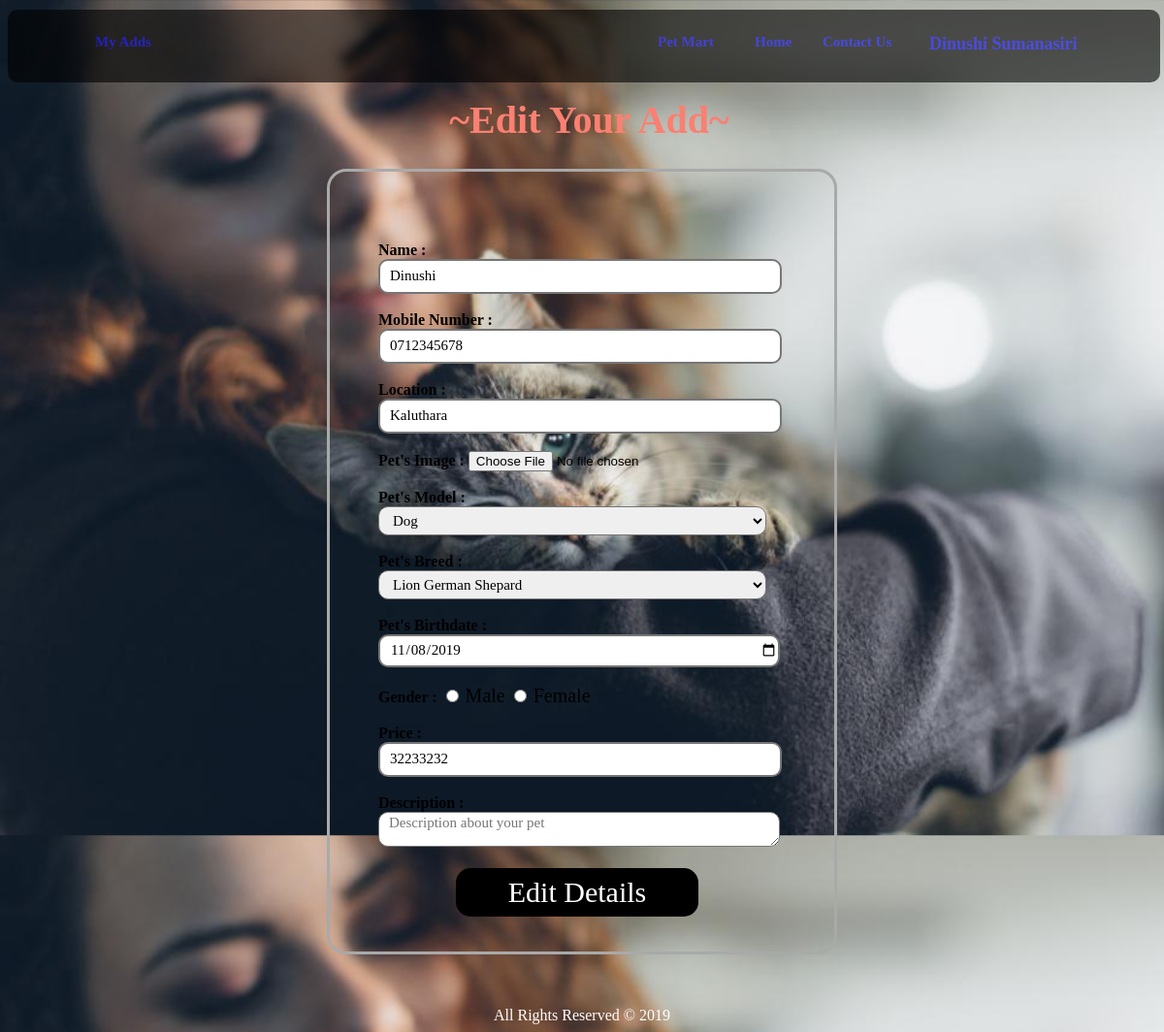
/addupdate.php?asdfg=16 (signed in), run on the app's committed database.
### tables this page shows
CREATE TABLE `user_details` (
  `id` int(11) NOT NULL AUTO_INCREMENT,
  `pro_pic` varchar(50) NOT NULL,
  `first_name` varchar(15) NOT NULL,
  `last_name` varchar(15) NOT NULL,
  `username` varchar(15) NOT NULL,
  `gender` varchar(7) NOT NULL,
  `country` varchar(15) NOT NULL,
  `email` varchar(30) NOT NULL,
  `set_password` varchar(15) NOT NULL,
  `confirm_password` varchar(15) NOT NULL,
  PRIMARY KEY (`id`)
);

CREATE TABLE `pet_details` (
  `add_id` int(11) NOT NULL AUTO_INCREMENT,
  `name` varchar(20) DEFAULT NULL,
  `mobile` varchar(10) DEFAULT NULL,
  `location` varchar(20) DEFAULT NULL,
  `password` varchar(15) DEFAULT NULL,
  `pict_path` varchar(50) DEFAULT NULL,
  `model` varchar(15) DEFAULT NULL,
  `breed` varchar(40) DEFAULT NULL,
  `birthdate` date DEFAULT NULL,
  `gender` varchar(8) DEFAULT NULL,
  `price` double DEFAULT NULL,
  `description` text,
  `user_id` varchar(40) DEFAULT NULL,
  `status` varchar(10) DEFAULT NULL,
  PRIMARY KEY (`add_id`)
);

### addupdate.php (the view, shortened to what this page needs)
<!DOCTYPE html>
<?php
if (isset($_SESSION["id"])) {
    $id = $_SESSION["id"];
    $nu = $_GET["asdfg"];
    $con = new mysqli("localhost", "root", "kushada", "petshop", 3307);
    $result_set = $con->query("SELECT * FROM user_details WHERE `id`='" . $id . "'");
    $row1 = mysqli_fetch_assoc($result_set);
    $result_lk = $con->query("SELECT * FROM pet_details WHERE `add_id`='" . $nu . "'");
    $rwcount = mysqli_num_rows($result_lk);
} else {
    header("location:Loginentry.php");
}
?>
<html>
    <head>
        <link type="text/css" rel="stylesheet" href="addyourpet.css"/>
    </head>
    <body class="body">
    <center>
        <h1 class="head">~Edit Your Add~</h1>
    </center>
    <div class="divup">
        <img class="img1" src="icons8-dog-64.png"/>
        <h1 class="username"><?php
            echo $row1["first_name"] . " " . $row1["last_name"];
            ?></h1>
        <a href="contact.php">
            <span class="tit1 tit9 titx">Contact Us</span>
        </a>
        <a href="Home.php">
            <span class="tit1 tit7 titx">Home</span>
        </a>
        <a href="petview.php">
            <span class="tit1 tit11 titx">Pet Mart</span>
        </a>
        <a href="myadd.php">
            <span class="tit1 titu titx">My Adds</span>
        </a>
    </div>
    <?php
    if ($rwcount > 0) {
        while ($rowlk = mysqli_fetch_assoc($result_lk)) {
            ?>
            <div class="dew">
                <form action="addupdatedone.php" method="POST" enctype="multipart/form-data">
                    <br/><br/>
                    <span class="s2">Name :</span>
                    <input class="tf" type="text" placeholder="Enter Your Name" name="name" required="true" value="<?php echo $rowlk["name"];?>"/>
                    <br/><br/>
                    <span class="s2">Mobile Number :</span>
                    <input class="tf" type="text" placeholder="Enter Your Mobile Number" name="mobile" required="true" value="<?php echo $rowlk["mobile"];?>"/>
                    <br/><br/>
                    <span class="s2">Location :</span>
                    <input class="tf" type="text" placeholder="Enter Your Location" name="location" required="true" value="<?php echo $rowlk["location"];?>"/>
                    <br/><br/>
                    <span class="s2">Pet's Image :</span>
                    <input type="file" name="image" required="true"/>
                    <br/><br/>
                    <span class="s2">Pet's Model :</span>
                    <select class="tf" required="true" name="model">
                        <option>Dog</option>
                    </select>
                    <br/>
                    <br/>
                    <span class="s2">Pet's Breed :</span>
                    <select class="tf" required="true" name="breed">
                        <optgroup label="Dogs">
                            <option>Lion German Shepard</option>
                        </optgroup>
                    </select>
                    <span class="s2">Pet's Birthdate :</span>
                    <input class="tf" type="date" placeholder="Enter Pet's Birthdate" name="birthdate" required="true" value="<?php echo $rowlk["birthdate"];?>"/>
                    <br/><br/>
                    <span class="s2">Gender :</span>
                    <input type="radio" name="gender" value="Male" required="true" class="rad"/>
                    <span class="splk">Male</span>
                    <input type="radio" name="gender" value="Female" required="true" class="rad"/>
                    <span class="splk">Female</span>
                    <br/><br/>
                    <span class="s2">Price :</span>
                    <input class="tf" type="number" placeholder="Enter Your Price(LKR)" name="price" required="true" value="<?php echo $rowlk["price"];?>"/>
                    <br/><br/>
                    <span class="s2">Description :</span>
                    <textarea class="tf" placeholder="Description about your pet" name="description" required="true"></textarea>
                    <br/><br/>
                    <input class="addBtn" type="submit" value="Edit Details"/>
                </form>
            </div>
            <?php
        }
    }
    ?>
    <center>
        <span class="span1">All Rights Reserved &COPY; 2019</span>
    </center>
</body>
</html>

### addyourpet.css (style rules this page uses)
.body { background-image: url("pt9.jpg"); background-size: 1365px; background-attachment: fixed; }
.head { font-size: 50px; color:#333333; margin-top: 100px; }
.divup { width: 99%; height: 75px; border-radius: 10px; background-color:activeborder; position: fixed; top: 0; opacity: 0.6; border-radius: 10px; z-index: 100; margin-top: 10px; }
.img1 { width: 60px; padding-left: 10px; position: absolute; }
.tit1 { color:blue; font-family: "Arial Unicode MS"; font-size: 15px; margin-top: 25px; margin-left: 90px; font-weight: bold; position: absolute; }
.tit7 { margin-left: 770px; }
.tit9 { margin-left:840px; }
.username { font-size: 18px; color: blue; margin-left: 950px; margin-top: 25px; position: absolute; }
.tit11 { margin-left: 670px; }
.head { font-size: 40px; margin-left: 15px; font-family: "Lucida Calligraphy"; color: salmon; }
.tf { width: 400px; height: 30px; border-radius: 10px; border-style: solid; outline: none; font-size: 15px; font-family: "Comic Sans MS"; padding-left: 10px; margin-left: 50px; }
.s2 { color: black; font-family: "Lucida Bright"; font-weight: bold; margin-left: 50px; }
.addBtn { width: 250px; height: 50px; margin-left: 130px; background-color: black; color: white; font-size: 30px; border-radius: 15px; border: none; outline: none; font-family: "Brush Script MT"; cursor: pointer; }
.dew { border: solid; border-color: darkgray; border-radius: 20px; width: 520px; height: fit-content; left: 0; right: 0; top: 0; bottom: 0; margin: auto; }
.span1 { color: white; }
.splk { font-size: 20px; }
.rad { cursor: pointer; }

### data on the page
user_details: first_name "Dinushi", last_name "Sumanasiri"
pet_details: name "Dinushi", mobile "0712345678", location "Kaluthara", birthdate "11/08/2019", price "32233232"
